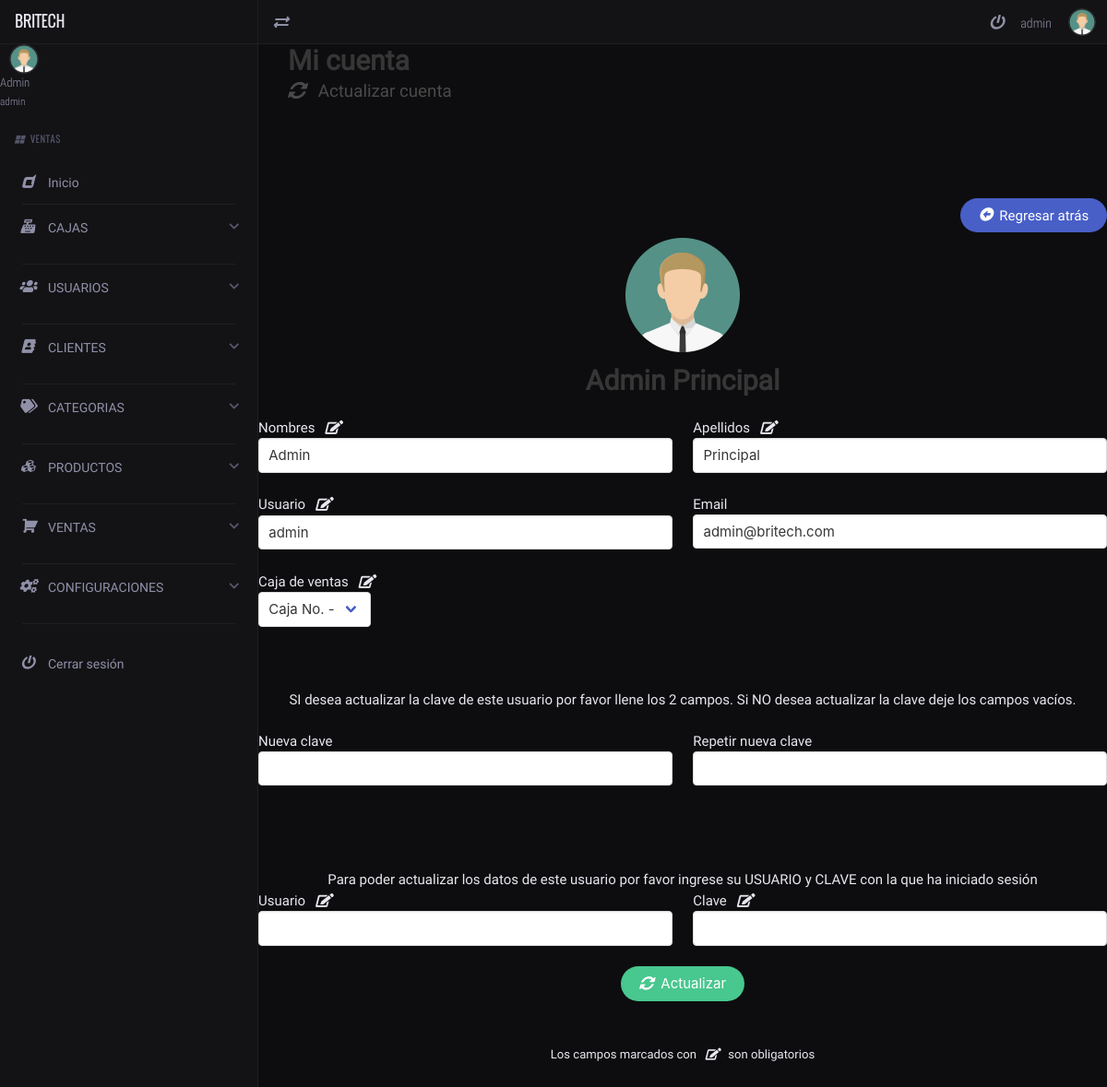
The page /userUpdate/1/ (signed in) on the database its author committed.
### tables this page shows
CREATE TABLE `usuario` (
  `usuario_id` int NOT NULL,
  `usuario_nombre` varchar(50) DEFAULT NULL,
  `usuario_apellido` varchar(50) DEFAULT NULL,
  `usuario_email` varchar(100) DEFAULT NULL,
  `usuario_usuario` varchar(50) DEFAULT NULL,
  `usuario_clave` varchar(255) DEFAULT NULL,
  `rol` enum('admin','vendedor') DEFAULT 'vendedor',
  `email_verificado` tinyint(1) DEFAULT '0',
  `token_verificacion` varchar(100) DEFAULT NULL,
  `token_expiracion` datetime DEFAULT NULL,
  `token_reset` varchar(64) DEFAULT NULL,
  `token_reset_expiracion` datetime DEFAULT NULL,
  `usuario_foto` varchar(200) DEFAULT NULL,
  `caja_id` varchar(45) DEFAULT NULL
);

### autoload.php (called while the page is built, shortened)
<?php
    spl_autoload_register(function($clase){
        $archivo= __DIR__."/".$clase.".php";
        $archivo=str_replace("\\","/",$archivo);
    });

### app/models/mainModel.php (called while the page is built, shortened)
<?php
	class mainModel{
		private $server=DB_SERVER;
		private $db=DB_NAME;
		private $user=DB_USER;
		private $pass=DB_PASS;
		protected function conectar(){
			$conexion = new PDO(
				"mysql:host=".$this->server.";dbname=".$this->db.";charset=utf8mb4",
				$this->user,
				$this->pass,
				[
					PDO::ATTR_ERRMODE => PDO::ERRMODE_EXCEPTION,
					PDO::ATTR_DEFAULT_FETCH_MODE => PDO::FETCH_ASSOC,
					PDO::ATTR_EMULATE_PREPARES => false
				]
			);
			return $conexion;
		}
		public function limpiarCadena($cadena){
			$cadena = trim($cadena);
			$cadena = strip_tags($cadena);
			$cadena = str_replace(["\r", "\n", "\t"], ' ', $cadena);
			return $cadena;
		}
        public function seleccionarDatos($tipo,$tabla,$campo,$id){
			$tipo=$this->limpiarCadena($tipo);
			$tabla=$this->limpiarCadena($tabla);
			$campo=$this->limpiarCadena($campo);
			$id=$this->limpiarCadena($id);
            if($tipo=="Unico"){
                $sql=$this->conectar()->prepare("SELECT * FROM $tabla WHERE $campo=:ID");
                $sql->bindParam(":ID",$id);
            }elseif($tipo=="Normal"){
                $sql=$this->conectar()->prepare("SELECT $campo FROM $tabla");
            }
            $sql->execute();
            return $sql;
		}
	}

### app/views/content/userUpdate-view.php (the view, shortened to what this page needs)
<div class="container is-fluid mb-6">
	<?php
		$id=$insLogin->limpiarCadena($url[1]);
		if($id==$_SESSION['id']){
	?>
	<h1 class="title">Mi cuenta</h1>
	<h2 class="subtitle"><i class="fas fa-sync-alt"></i> &nbsp; Actualizar cuenta</h2>
	<?php }else{ ?>
	<h1 class="title">Usuarios</h1>
	<h2 class="subtitle"><i class="fas fa-sync-alt"></i> &nbsp; Actualizar usuario</h2>
	<?php } ?>
</div>
<div class="container pb-6 pt-6">
	<?php
		include "./app/views/inc/btn_back.php";
		$datos=$insLogin->seleccionarDatos("Unico","usuario","usuario_id",$id);
		if($datos->rowCount()==1){
			$datos=$datos->fetch();
	?>
	<div class="columns is-flex is-justify-content-center">
    	<figure class="image is-128x128">
    		<?php
    			if(is_file("./app/views/fotos/".$datos['usuario_foto'])){
    				echo '<img class="is-rounded" src="'.APP_URL.'app/views/fotos/'.$datos['usuario_foto'].'">';
    			}else{
    				echo '<img class="is-rounded" src="'.APP_URL.'app/views/fotos/default.png">';
    			}
    		?>
		</figure>
  	</div>
	<h2 class="title has-text-centered"><?php echo $datos['usuario_nombre']." ".$datos['usuario_apellido']; ?></h2>
	<form class="FormularioAjax" action="<?php echo APP_URL; ?>app/ajax/usuarioAjax.php" method="POST" autocomplete="off" >
		<div class="columns">
		  	<div class="column">
		    	<div class="control">
					<label>Nombres <?php echo CAMPO_OBLIGATORIO; ?></label>
				  	<input class="input" type="text" name="usuario_nombre" pattern="[a-zA-ZáéíóúÁÉÍÓÚñÑ ]{3,40}" maxlength="40" value="<?php echo $datos['usuario_nombre']; ?>" required >
				</div>
		  	</div>
		  	<div class="column">
		    	<div class="control">
					<label>Apellidos <?php echo CAMPO_OBLIGATORIO; ?></label>
				  	<input class="input" type="text" name="usuario_apellido" pattern="[a-zA-ZáéíóúÁÉÍÓÚñÑ ]{3,40}" maxlength="40" value="<?php echo $datos['usuario_apellido']; ?>" required >
				</div>
		  	</div>
		</div>
		<div class="columns">
		  	<div class="column">
		    	<div class="control">
					<label>Usuario <?php echo CAMPO_OBLIGATORIO; ?></label>
				  	<input class="input" type="text" name="usuario_usuario" pattern="[a-zA-Z0-9]{4,20}" maxlength="20" value="<?php echo $datos['usuario_usuario']; ?>" required >
				</div>
		  	</div>
		  	<div class="column">
		    	<div class="control">
					<label>Email</label>
				  	<input class="input" type="email" name="usuario_email" maxlength="70" value="<?php echo $datos['usuario_email']; ?>" >
				</div>
		  	</div>
		</div>
		<div class="columns">
		  	<div class="column">
		  		<label>Caja de ventas <?php echo CAMPO_OBLIGATORIO; ?></label><br>
				<div class="select">
				  	<select name="usuario_caja">
                        <?php
                            $datos_cajas=$insLogin->seleccionarDatos("Normal","caja","*",0);
                            while($campos_caja=$datos_cajas->fetch()){
                            	if($campos_caja['caja_id']==$datos['caja_id']){
                            		echo '<option value="'.$campos_caja['caja_id'].'" selected="" >Caja No.'.$campos_caja['caja_numero'].' - '.$campos_caja['caja_nombre'].' (Actual)</option>';
                            	}else{
                                	echo '<option value="'.$campos_caja['caja_id'].'">Caja No.'.$campos_caja['caja_numero'].' - '.$campos_caja['caja_nombre'].'</option>';
                            	}
                            }
                        ?>
				  	</select>
				</div>
		  	</div>
		</div>
		<br><br>
		<p class="has-text-centered">
			SI desea actualizar la clave de este usuario por favor llene los 2 campos. Si NO desea actualizar la clave deje los campos vacíos.
		</p>
		<br>
		<div class="columns">
		  	<div class="column">
		    	<div class="control">
					<label>Nueva clave</label>
				  	<input class="input" type="password" name="usuario_clave_1" pattern="[a-zA-Z0-9$@.-]{7,100}" maxlength="100" >
				</div>
		  	</div>
		  	<div class="column">
		    	<div class="control">
					<label>Repetir nueva clave</label>
				  	<input class="input" type="password" name="usuario_clave_2" pattern="[a-zA-Z0-9$@.-]{7,100}" maxlength="100" >
				</div>
		  	</div>
		</div>
		<br><br><br>
		<p class="has-text-centered">
			Para poder actualizar los datos de este usuario por favor ingrese su USUARIO y CLAVE con la que ha iniciado sesión
		</p>
		<div class="columns">
		  	<div class="column">
		    	<div class="control">
					<label>Usuario <?php echo CAMPO_OBLIGATORIO; ?></label>
				  	<input class="input" type="text" name="administrador_usuario" pattern="[a-zA-Z0-9]{4,20}" maxlength="20" required >
				</div>
		  	</div>
		  	<div class="column">
		    	<div class="control">
					<label>Clave <?php echo CAMPO_OBLIGATORIO; ?></label>
				  	<input class="input" type="password" name="administrador_clave" pattern="[a-zA-Z0-9$@.-]{7,100}" maxlength="100" required >
				</div>
		  	</div>
		</div>
		<p class="has-text-centered">
			<button type="submit" class="button is-success is-rounded"><i class="fas fa-sync-alt"></i> &nbsp; Actualizar</button>
		</p>
		<p class="has-text-centered pt-6">
            <small>Los campos marcados con <?php echo CAMPO_OBLIGATORIO; ?> son obligatorios</small>
        </p>
	</form>
	<?php
		}else{
			include "./app/views/inc/error_alert.php";
		}
	?>
</div>

### app/views/css/all.css (style rules this page uses)
.fa-edit:before { content: "\f044"; }
.fa-sync-alt:before { content: "\f2f1"; }
.fa, .fas { font-family: 'Font Awesome 5 Free'; font-weight: 900; }

### app/views/css/estilos.css (style rules this page uses)
:root { --bg-primary: #0d0d0f; --bg-secondary: #131316; --bg-tertiary: #1a1a1f; --bg-elevated: #1f1f26; --bg-hover: #25252e; --border-subtle: rgba(255, 255, 255, 0.05); --border-soft: rgba(255, 255, 255, 0.08); --border-mid: rgba(255, 255, 255, 0.12); --accent: #6c63ff; --accent-dim: rgba(108, 99, 255, 0.15); --accent-glow: rgba(108, 99, 255, 0.08); --text-primary: #e8e8f0; --text-secondary:#9090a8; --text-muted: #55556a; --text-on-accent:#ffffff; --nav-height: 48px; --nav-width: 280px; --radius-sm: 6px; --radius-md: 10px; --radius-lg: 14px; --transition: all 0.25s cubic-bezier(0.4, 0, 0.2, 1); }
*, *::before, *::after { box-sizing: border-box; margin: 0; padding: 0; }
html, body { height: 100%; width: 100%; font-size: 15px; font-family: "RobotoRegular", system-ui, sans-serif; background-color: var(--bg-primary); color: var(--text-primary); -webkit-font-smoothing: antialiased; -moz-osx-font-smoothing: grayscale; }

### rows shown on the page
usuario: usuario_nombre "Admin", usuario_apellido "Principal", usuario_usuario "admin", usuario_email "admin@britech.com"

### other values the page prints
$_SESSION['nombre'] "Admin"
$_SESSION['usuario'] "admin"
APP_NAME "VENTAS"
